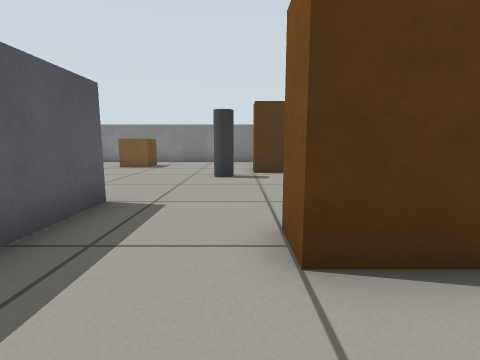
[1] (above)

15 first-person views from a walk through a world built for the Gazebo simulator. The camera is 0.51 m above the floor, tilts 8° down and sees 85° across. The floor is counted in squares, 0.5 m on a side. Each view is taken from the middle of a square. On the plan, view 1 faces up. The plan holds only what a view shows up to about 11 squares ahead; the rest is blank.

[2]
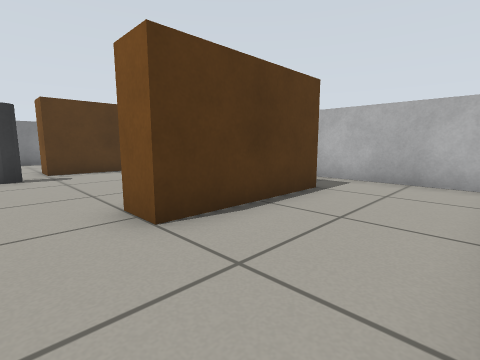

[3]
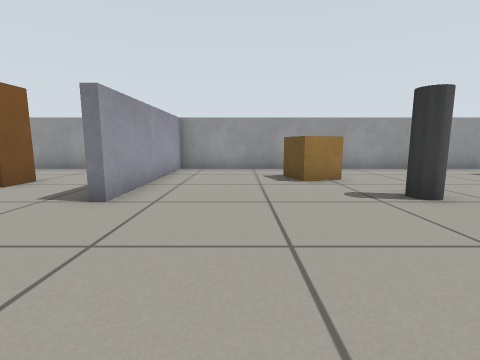

[4]
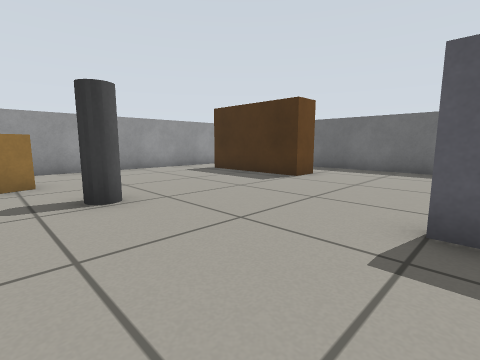

[5]
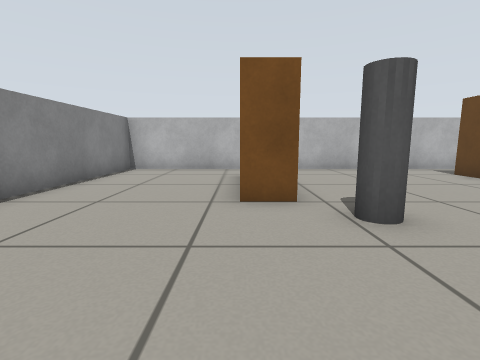

[6]
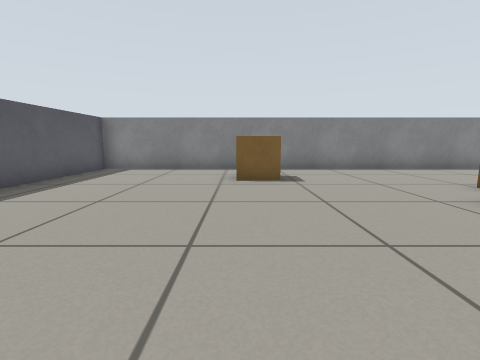

[7]
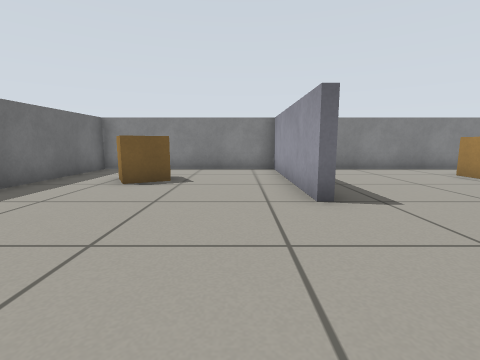

[8]
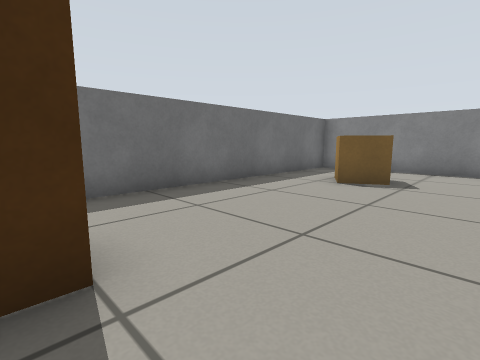

[9]
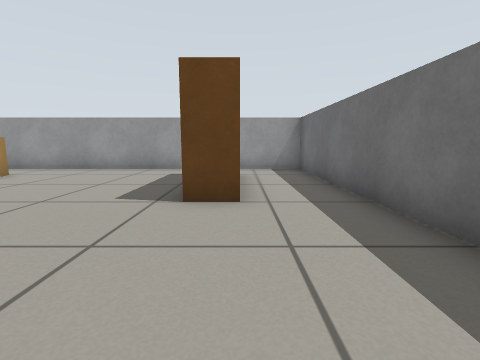

[10]
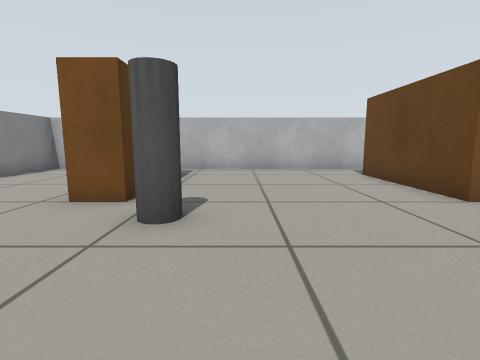

[11]
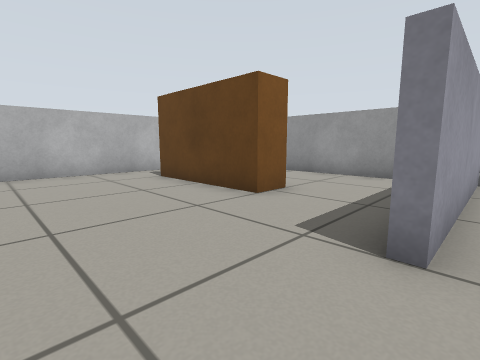

[12]
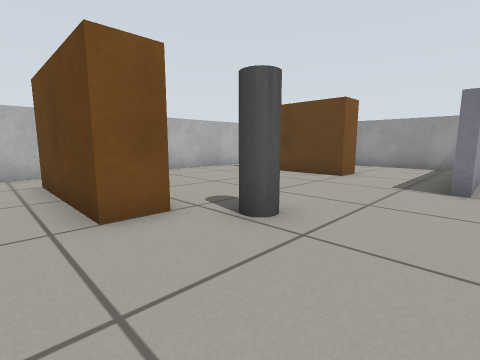

[13]
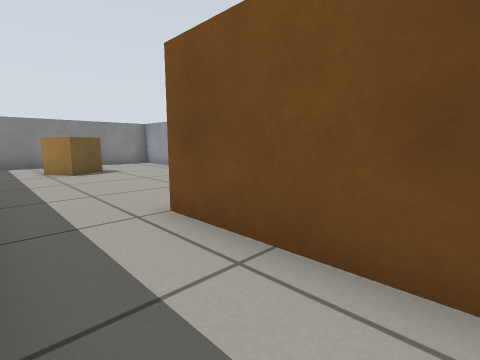

[14]
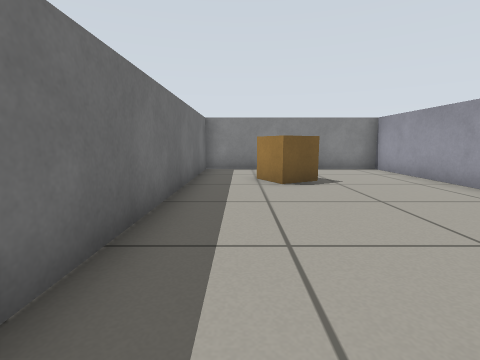

[15]
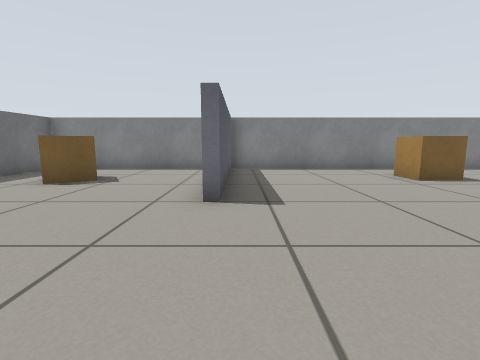

### Floor plan
Points are (right, up) in squares from view 1. A wall is a line through its corners. A room is listed if a view was taken in it or the views show most of it. See-through windows are left out.
Room 1 (views 1, 2)
walls: (4.6, 2) (0.5, 2) (0.5, 3); (-1.9, -1.4) (3.1, -1.4); (6.3, -0.8) (6.3, 3.4); (-2.3, 3.6) (-2.3, 2.4)
ways out: opening at (-0.5, 2.5) to room 2; opening at (5.5, 2.5) to room 2
Room 2 (views 3, 4, 5, 6, 7, 8, 9, 10, 11, 12, 13, 14, 15)
walls: (0.5, 3) (4.5, 3); (2.9, 9) (0.5, 9) (0.5, 10) (4.5, 10); (-15, 1) (-15, 4.5) (-14, 4.5) (-14, 0.5); (6.3, 3.4) (6.3, 14.3) (-10.3, 14.3) (-10.3, 8.5) (-10.6, 8.5) (-10.6, 14.3) (-17.3, 14.3) (-17.3, -1.4) (-2.7, -1.4) (-2.7, 4.5) (-2.3, 4.5) (-2.3, 3.6)
ways out: opening at (-0.5, 2.5) to room 1; opening at (5.5, 2.5) to room 1
objects: orange box (-15, 11) to (-14, 12); pillar (-9, 4) to (-8, 4); orange box (-8, 1) to (-7, 2); orange box (-5, 11) to (-4, 12); pillar (-1, 8) to (0, 8)

Positions as (right, up) in squares from view 1, and headings:
1: (0, 0), facing up
2: (-1, -1), facing up-right
3: (-5, 9), facing down
4: (-7, 9), facing down-left
5: (-4, 10), facing right
6: (-5, 4), facing up
7: (-12, 4), facing up
8: (-12, 4), facing up-left
9: (-15, 9), facing down
10: (-4, 7), facing right
11: (-3, 7), facing down-right
12: (-3, 11), facing down-right
13: (-17, 1), facing up-right
14: (-16, 4), facing up
15: (-10, 4), facing up
